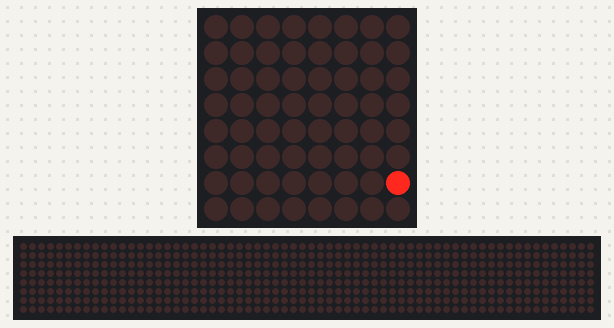
The program below on a simulated Raspberry Pi (BCM pin numbers). Shown: 8×8 LED matrix, a strip that is not on the board, showing the scrolling text unrolled. The 64×8 strip is a reading aid, not a part: it shows the text the matrix is scrolling, unrolled, one strip-width of it at a time; what the program prints to the terminal is not drawn. At 8.2 s the program stops and its outputs stay as they are.

Above: at 0.15 s.
At 1.15 s:
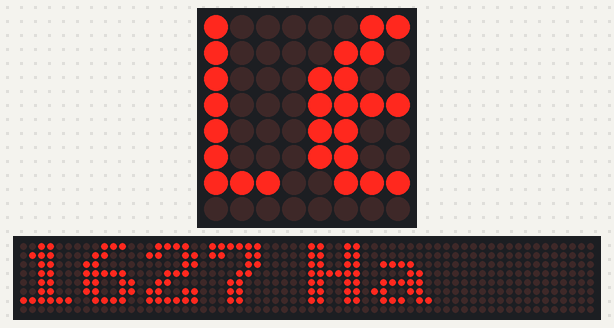
At 2.15 s:
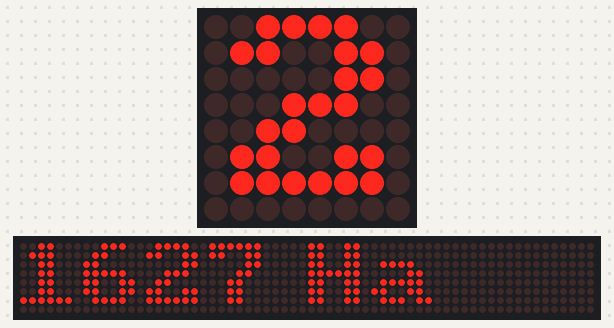
At 4.15 s:
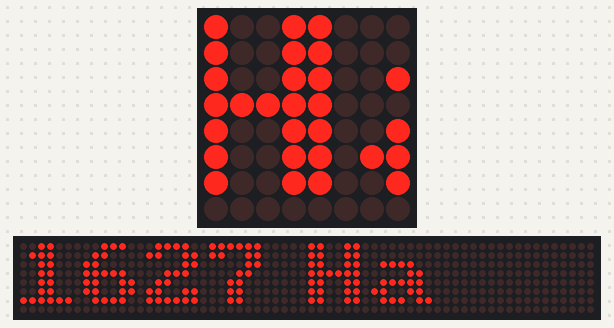
At 6.15 s:
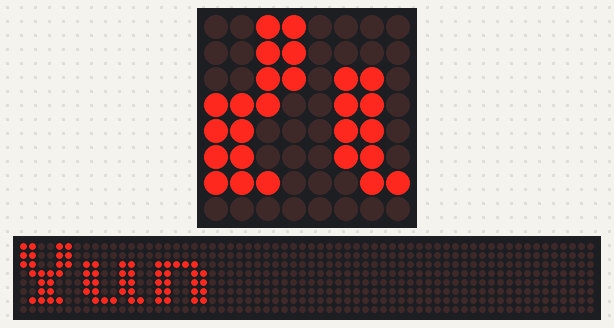
At 8.1 s:
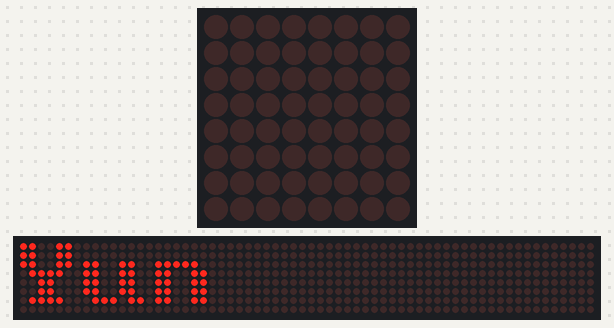

The program:

dot_matrix.py
```python
import re
import time
import argparse

from luma.led_matrix.device import max7219
from luma.core.interface.serial import spi, noop
from luma.core.render import canvas
from luma.core.virtual import viewport
from luma.core.legacy import text, show_message
from luma.core.legacy.font import proportional, CP437_FONT, TINY_FONT, SINCLAIR_FONT, LCD_FONT


def demo(n, block_orientation, rotate, inreverse):
    # create matrix device
    serial = spi(port=0, device=0, gpio=noop())
    device = max7219(serial, cascaded=n or 1, block_orientation=block_orientation,
                     rotate=rotate or 0, blocks_arranged_in_reverse_order=inreverse)
    print("Created device")

    # start demo
    msg = "1627 Ha Yun"
    print(msg)
    show_message(device, msg, fill="white", font=proportional(CP437_FONT), scroll_delay=0.1)


demo(1, 0, 0, False)
```
